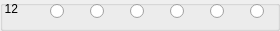
              <widget class="QGroupBox" name="groupBox_11">
               <property name="title">
                <string/>
               </property>
               <widget class="QRadioButton" name="radioButton12RxAnt1">
                <property name="geometry">
                 <rect>
                  <x>50</x>
                  <y>0</y>
                  <width>21</width>
                  <height>22</height>
                 </rect>
                </property>
                <property name="text">
                 <string/>
                </property>
               </widget>
               <widget class="QRadioButton" name="radioButton12RxAnt2">
                <property name="geometry">
                 <rect>
                  <x>90</x>
                  <y>0</y>
                  <width>21</width>
                  <height>22</height>
                 </rect>
                </property>
                <property name="text">
                 <string/>
                </property>
               </widget>
               <widget class="QRadioButton" name="radioButton12RxAnt3">
                <property name="geometry">
                 <rect>
                  <x>130</x>
                  <y>0</y>
                  <width>21</width>
                  <height>22</height>
                 </rect>
                </property>
                <property name="text">
                 <string/>
                </property>
               </widget>
               <widget class="QRadioButton" name="radioButton12RxRX1">
                <property name="geometry">
                 <rect>
                  <x>170</x>
                  <y>0</y>
                  <width>21</width>
                  <height>22</height>
                 </rect>
                </property>
                <property name="text">
                 <string/>
                </property>
               </widget>
               <widget class="QRadioButton" name="radioButton12RxRX2">
                <property name="geometry">
                 <rect>
                  <x>210</x>
                  <y>0</y>
                  <width>21</width>
                  <height>22</height>
                 </rect>
                </property>
                <property name="text">
                 <string/>
                </property>
               </widget>
               <widget class="QRadioButton" name="radioButton12RxXVRX">
                <property name="geometry">
                 <rect>
                  <x>250</x>
                  <y>0</y>
                  <width>21</width>
                  <height>22</height>
                 </rect>
                </property>
                <property name="text">
                 <string/>
                </property>
               </widget>
               <widget class="QLabel" name="label_32">
                <property name="geometry">
                 <rect>
                  <x>0</x>
                  <y>0</y>
                  <width>18</width>
                  <height>18</height>
                 </rect>
                </property>
                <property name="sizePolicy">
                 <sizepolicy hsizetype="Minimum" vsizetype="Preferred">
                  <horstretch>0</horstretch>
                  <verstretch>0</verstretch>
                 </sizepolicy>
                </property>
                <property name="text">
                 <string>12</string>
                </property>
                <property name="alignment">
                 <set>Qt::AlignRight|Qt::AlignTrailing|Qt::AlignVCenter</set>
                </property>
               </widget>
              </widget>
